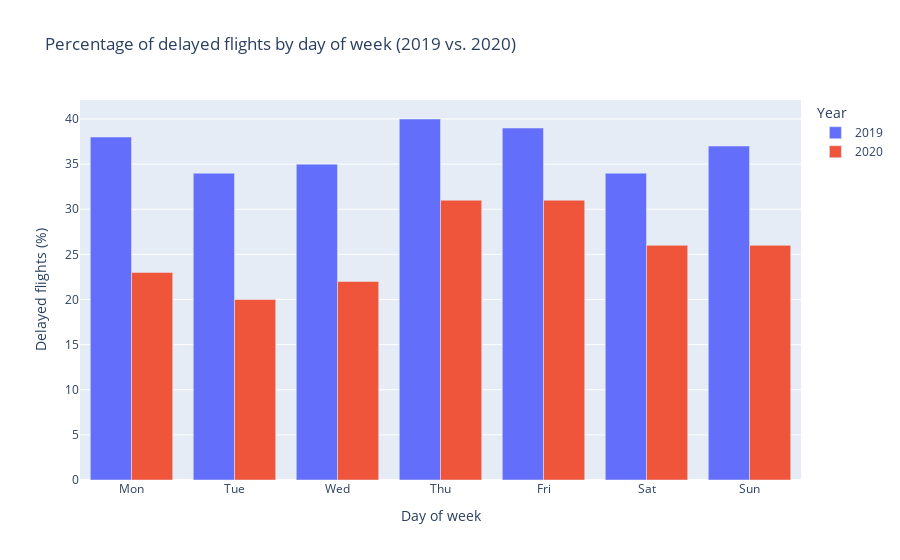

Notebook source saved alongside this figure:
### Markdown cell above
Tutaj stwórz odpowiedni wykres, zapisz do na później pod nazwą `day_to_day_comparision_fig`. Pamiętaj o dobrych praktykach - niech wykres posiada wszystkie opisy oraz opisowe etykiety osi.

### Code cell
day_to_day_comparison_fig = px.bar(day_to_day_comparison_to_plot_df, x=day_to_day_comparison_to_plot_df.index, y=[2019,2020],
                            title="Percentage of delayed flights by day of week (2019 vs. 2020)",
                            labels={"index": "Day of week", "value": "Delayed flights (%)", "variable": "Year"},
                            barmode='group',
                            #color_discrete_map={'2019': '#14487A', '2020': '#FAA275'}
                            )  

day_to_day_comparison_fig.update_layout(xaxis_title = 'Day of week')

day_label = ['Mon', 'Tue', 'Wed', 'Thu', 'Fri', 'Sat', 'Sun']
day_to_day_comparison_fig.update_xaxes(tickvals=[1, 2, 3, 4, 5, 6, 7], ticktext=day_label)

day_to_day_comparison_fig.show()

### Figure 1 — Plotly figure (JSON) as saved in the notebook; plotly's stock layout.template omitted (floating-point values rounded to 4 significant figures)
{"data": [{"alignmentgroup": "True", "hovertemplate": "Year=2019<br>day_of_week=%{x}<br>Delayed flights (%)=%{y}<extra></extra>", "legendgroup": "2019", "marker": {"color": "#636efa", "pattern": {"shape": ""}}, "name": "2019", "offsetgroup": "2019", "orientation": "v", "showlegend": true, "textposition": "auto", "type": "bar", "x": [1, 2, 3, 4, 5, 6, 7], "xaxis": "x", "y": [38, 34, 35, 40, 39, 34, 37], "yaxis": "y"}, {"alignmentgroup": "True", "hovertemplate": "Year=2020<br>day_of_week=%{x}<br>Delayed flights (%)=%{y}<extra></extra>", "legendgroup": "2020", "marker": {"color": "#EF553B", "pattern": {"shape": ""}}, "name": "2020", "offsetgroup": "2020", "orientation": "v", "showlegend": true, "textposition": "auto", "type": "bar", "x": [1, 2, 3, 4, 5, 6, 7], "xaxis": "x", "y": [23, 20, 22, 31, 31, 26, 26], "yaxis": "y"}], "layout": {"barmode": "group", "legend": {"title": {"text": "Year"}, "tracegroupgap": 0}, "title": {"text": "Percentage of delayed flights by day of week (2019 vs. 2020)"}, "xaxis": {"anchor": "y", "domain": [0, 1], "ticktext": ["Mon", "Tue", "Wed", "Thu", "Fri", "Sat", "Sun"], "tickvals": [1, 2, 3, 4, 5, 6, 7], "title": {"text": "Day of week"}}, "yaxis": {"anchor": "x", "domain": [0, 1], "title": {"text": "Delayed flights (%)"}}}}
